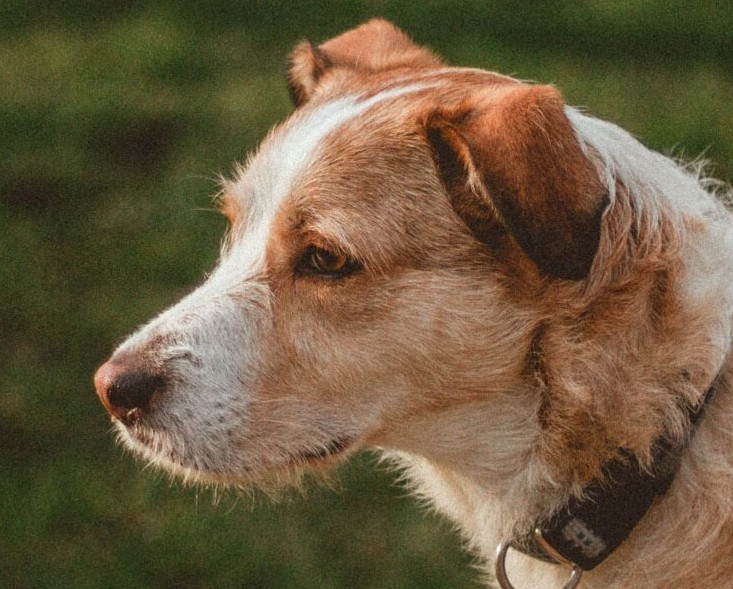
#> input picture Images/dog_face.jpg, 733 x 589 px, found by its file name
$ jupyter execute sec_6_edge_detection.ipynb   (shell and % lines are left out)
#> lines starting #> are read from the running program, lines starting #| are printed output that depends on the picture; after the words box and inside, x2 and y2 are one past the last pixel; in counts of white or black regions, pixels touching at a corner belong together
[cell 1]
# CANNY EDGE DETECTION

import cv2
import numpy as np
import matplotlib.pyplot as plt

[cell 2]
img = cv2.imread('/home/srijanani/GIT/OpenCV/Images/dog_face.jpg')
#> img is the input picture: shape (589, 733, 3); mean B, G, R 63.8, 90.8, 107.9

plt.imshow(img)

[cell 3]
edge = cv2.Canny(image=img, threshold1=127, threshold2=127)
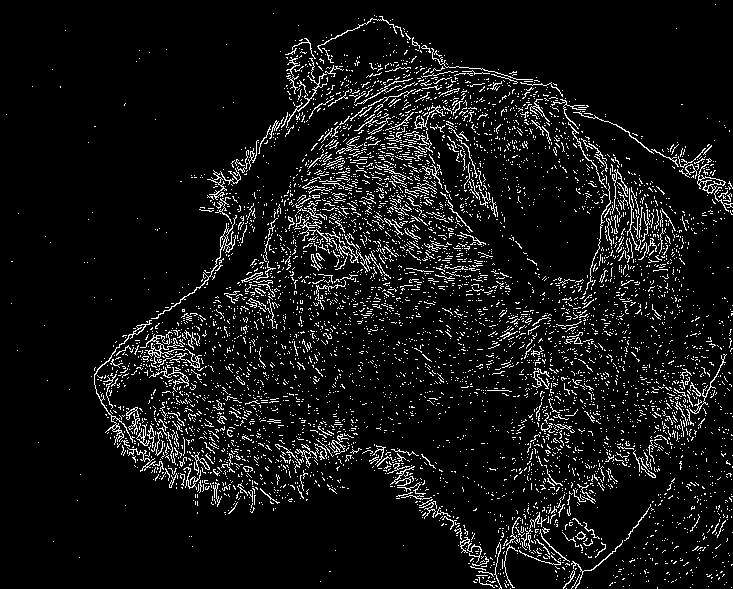
#> edge: shape (589, 733); 7.5% white in thin lines or dots

plt.imshow(edge)

[cell 4]
edge = cv2.Canny(image=img, threshold1=0, threshold2=255)
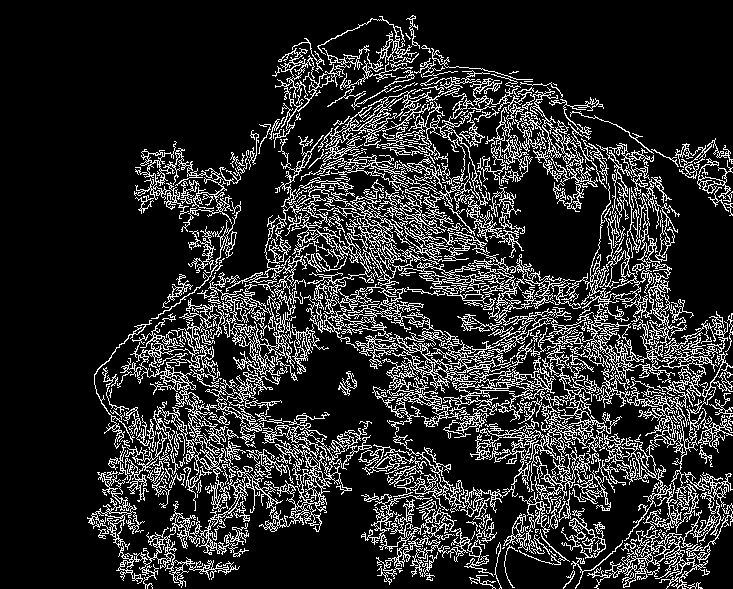
#> edge: shape (589, 733); 16.8% white in thin lines or dots, all inside (x1, y1, x2, y2) = (87, 15, 733, 589)

plt.imshow(edge)

$ run again, with Images/bricks.jpg copied over Images/dog_face.jpg
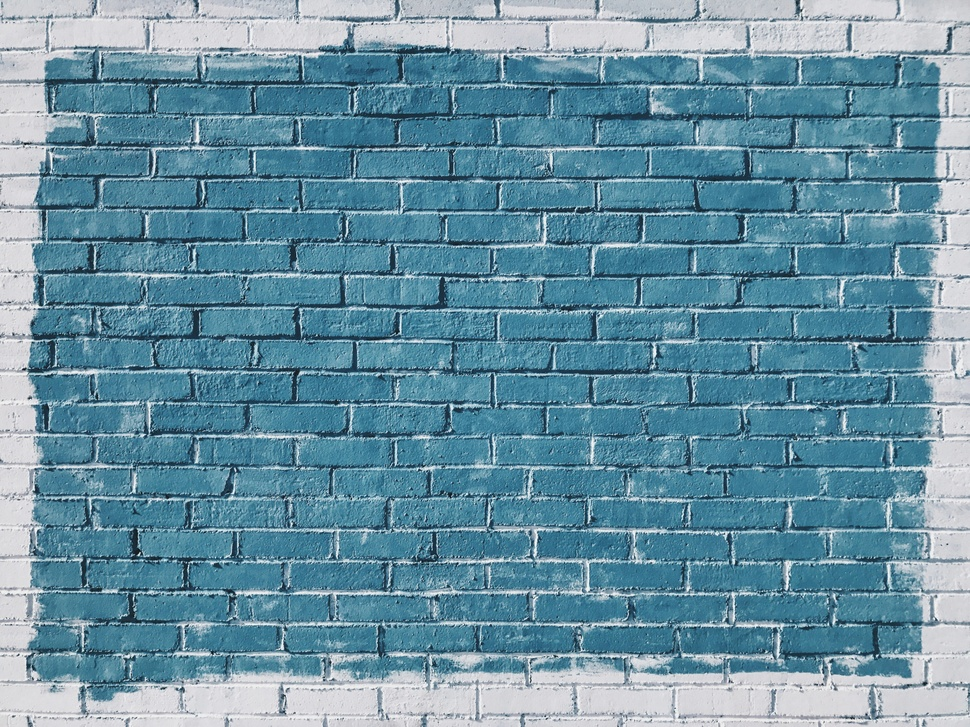
#> input picture Images/bricks.jpg, 970 x 727 px, shrunk from 4032 x 3024 before the run, found by its file name
#> img is the input picture: shape (727, 970, 3); mean B, G, R 162.1, 144.6, 103.9
#> `edge = cv2.Canny(image=img, threshold1=127, threshold2=127)`:
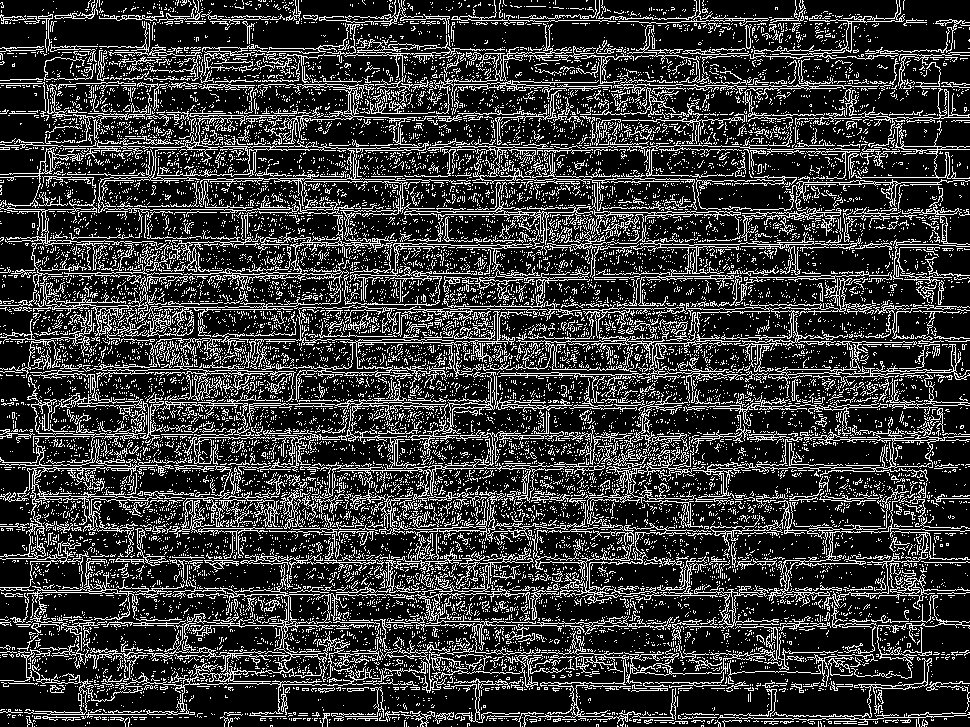
#> edge: shape (727, 970); 21.6% white in thin lines or dots
#> `edge = cv2.Canny(image=img, threshold1=0, threshold2=255)`:
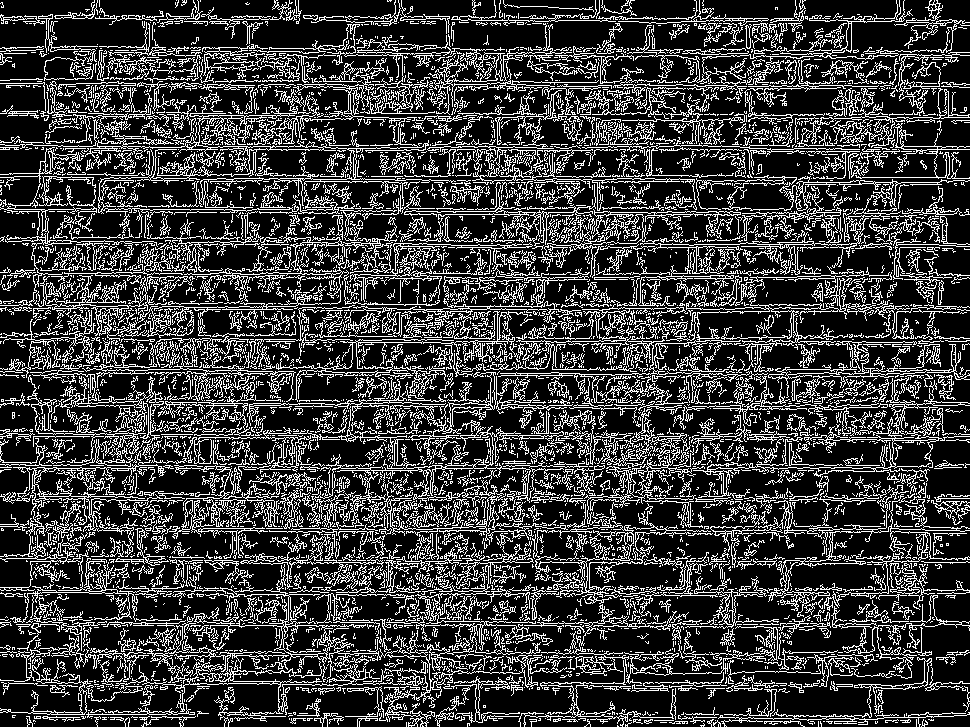
#> edge: shape (727, 970); 23.6% white in thin lines or dots
